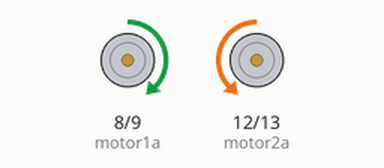
The sketch below on a simulated Arduino Uno, built with avr-gcc and run on an emulated ATmega328P. Shown: motor-driver pin pairs drawn as motors (green arrow = first pin HIGH = forward, orange = second pin HIGH = backward, longer = more drive, scaled by the enable pin). What the sketch prints to the serial monitor is not drawn.

Above: at 1.1 s.
At 4.1 s:
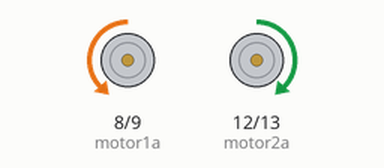
At 6.6 s:
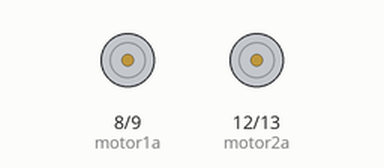
Timing chart, 0 to 8.1 s (numbered marks = the images above):
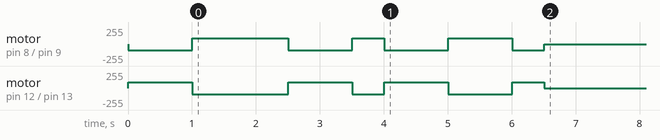

The sketch:

final_code.ino
```cpp
#define serial      // if serial not defined ,no serial will be printed

//for right sensor
#define trig1 2
#define echo1 3

//for front sensor
#define trig2 4
#define echo2 5

//for left sensor
#define trig3 6
#define echo3 7

#define front_dir 0
#define left_dir 1
#define back_dir 2
#define right_dir 3

//left motor
#define motor1a 8
#define motor1b 9

//right motor
#define motor2a 12
#define motor2b 13

#define enable1 10
#define enable2 11

unsigned long duration;
unsigned int front_distance, right_distance, left_distance;
unsigned char ways[] = {4,3,2,1,8,15,16,23,22,29,30,37,36,43,
                        11,10,9,16,23,22,29,30,37,36,43,
                        20,19,18,17,16,23,22,29,30,37,36,43,
                        7,6,5,12,13,14,21,28,27,26,25,18,17,16,23,22,29,30,37,36,43,
                        35,34,41,40,33,32,31,24,23,22,29,30,37,36,43,
                        63,56,55,54,53,52,59,58,51,44,43,
                        42,49,48,47,46,45,52,59,58,51,44,43,
                        39,38,45,52,59,58,51,44,43,
                        70,69,62,61,60,59,58,51,44,43,
                        68,67,66,65,58,51,44,43,
                        90,89,88,87,86,79,72,73,66,65,58,51,44,43,
                        91,84,83,82,81,80,79,72,73,66,65,58,51,44,43,
                        77,76,75,74,81,80,79,72,73,66,65,58,51,44,43};


unsigned char *ptr, first_place, new_direction, old_direction = front_dir;

void get_first_place() //get now manually from ways picture
{
 first_place = 7;
}

void get_distances()
{
  digitalWrite(trig1, HIGH);
  delayMicroseconds(10);
  digitalWrite(trig1, LOW);
  duration = pulseIn(echo1, HIGH);
  right_distance= duration*0.034/2;


  digitalWrite(trig2, HIGH);
  delayMicroseconds(10);
  digitalWrite(trig2, LOW);
  duration = pulseIn(echo2, HIGH);
  front_distance= duration*0.034/2;


  digitalWrite(trig3, HIGH);
  delayMicroseconds(10);
  digitalWrite(trig3, LOW);
  duration = pulseIn(echo3, HIGH);
  left_distance= duration*0.034/2;

#ifdef serial
    Serial.print(left_distance);
    Serial.print("  ");
    Serial.print(front_distance);
    Serial.print("  ");
    Serial.println(right_distance);
#endif

}


void goto_front()
{
  //left motor forward
  digitalWrite(motor1a,HIGH);
  digitalWrite(motor1b,LOW);
  analogWrite(enable1,(90));

  //right motor forward
  digitalWrite(motor2a,HIGH);
  digitalWrite(motor2b,LOW);
  analogWrite(enable2,(90));
}

void turn_left()
{

  //left motor backward
  digitalWrite(motor1a,LOW);
  digitalWrite(motor1b,HIGH);
  analogWrite(enable1,(90));

  //right motor forward
  digitalWrite(motor2a,HIGH);
  digitalWrite(motor2b,LOW);
  analogWrite(enable2,(90));

  delay(500);
  digitalWrite(motor1b,LOW);
  digitalWrite(enable1,LOW);
  digitalWrite(motor2a,LOW);
  digitalWrite(enable2,LOW);


}

void turn_right()
{

  //left motor forward
  digitalWrite(motor1a,HIGH);
  digitalWrite(motor1b,LOW);
  analogWrite(enable1,(90));

  //right motor backward
  digitalWrite(motor2a,LOW);
  digitalWrite(motor2b,HIGH);
  analogWrite(enable2,(90));
  delay(500);

  digitalWrite(motor1a,LOW);
  digitalWrite(enable1,LOW);
  digitalWrite(motor2b,LOW);
  digitalWrite(enable2,LOW);
}

void turn_180()
{
  turn_left();
  turn_left();
}


void robot_move()
{
  #ifdef serial
  Serial.println(first_place,DEC);
  #endif

  for(int i=0 ; i<176 ; i++)
    if(ways[i] == first_place) {ptr = &ways[i]; break;}

  for(int j=1 ; ptr[j-1] != 43 ; j++)
  {
          #ifdef serial
          Serial.print(ptr[j],DEC);
          #endif
          if( ptr[j-1]-ptr[j] == 1)
              new_direction = front_dir;

          else if(ptr[j]-ptr[j-1] == 7)
              new_direction = left_dir;

          else if(ptr[j-1]-ptr[j] == 7)
              new_direction = right_dir;

          else if(ptr[j]-ptr[j-1] == 1)
              new_direction = back_dir;

            if(new_direction == old_direction)
             {
               goto_front();
               #ifdef serial
               Serial.println("  goto_front");
               #endif
             }
            else if(new_direction - old_direction == 1 || new_direction - old_direction == -3)
              {
                turn_left();
                #ifdef serial
                Serial.println("  turn_left");
                #endif
              }
            else if(new_direction - old_direction == -1 || new_direction - old_direction == 3)
              {
                turn_right();
                #ifdef serial
                Serial.println("  turn_right");
                #endif
              }
             else if(new_direction - old_direction == -2 || new_direction - old_direction == 2)
              {
                turn_180();
                #ifdef serial
                Serial.println("  turn_180");
                #endif
              }

        old_direction = new_direction;
  }
}

void configurations()
{
   pinMode(trig1, OUTPUT); // Sets the trigPin as an Output
   pinMode(echo1, INPUT); // Sets the echoPin as an Input
   pinMode(trig2, OUTPUT); // Sets the trigPin as an Output
   pinMode(echo2, INPUT); // Sets the echoPin as an Input
   pinMode(trig3, OUTPUT); // Sets the trigPin as an Output
   pinMode(echo3, INPUT); // Sets the echoPin as an Input

  pinMode(enable1, OUTPUT);
  pinMode(enable2, OUTPUT);

  pinMode(motor1a, OUTPUT);
  pinMode(motor1b, OUTPUT);
  pinMode(motor2a, OUTPUT);
  pinMode(motor2b, OUTPUT);

   Serial.begin(9600);
}
void setup() {
 configurations();
 get_first_place();
 robot_move();
}

void loop() {

//get_distances(); //when to test the sensors;

}
```
